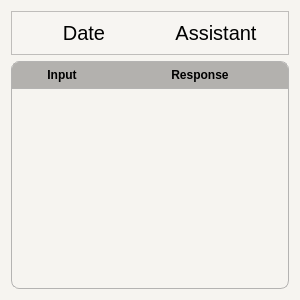
<?xml version="1.0" encoding="UTF-8"?>
<ui version="4.0">
 <class>HistoryItem</class>
 <widget class="QWidget" name="HistoryItem">
  <property name="geometry">
   <rect>
    <x>0</x>
    <y>0</y>
    <width>300</width>
    <height>300</height>
   </rect>
  </property>
  <property name="sizePolicy">
   <sizepolicy hsizetype="Preferred" vsizetype="Preferred">
    <horstretch>0</horstretch>
    <verstretch>0</verstretch>
   </sizepolicy>
  </property>
  <property name="windowTitle">
   <string>Conversation</string>
  </property>
  <property name="styleSheet">
   <string notr="true">background-color:rgb(246, 244, 240);
color: black;</string>
  </property>
  <layout class="QVBoxLayout" name="verticalLayout">
   <item>
    <widget class="QFrame" name="frame">
     <property name="sizePolicy">
      <sizepolicy hsizetype="Preferred" vsizetype="Preferred">
       <horstretch>0</horstretch>
       <verstretch>0</verstretch>
      </sizepolicy>
     </property>
     <property name="minimumSize">
      <size>
       <width>0</width>
       <height>40</height>
      </size>
     </property>
     <property name="maximumSize">
      <size>
       <width>16777215</width>
       <height>50</height>
      </size>
     </property>
     <property name="styleSheet">
      <string notr="true">background-color: rgb(247, 245, 242);</string>
     </property>
     <property name="frameShape">
      <enum>QFrame::Shape::StyledPanel</enum>
     </property>
     <property name="frameShadow">
      <enum>QFrame::Shadow::Raised</enum>
     </property>
     <layout class="QHBoxLayout" name="horizontalLayout">
      <item alignment="Qt::AlignmentFlag::AlignVCenter">
       <widget class="QLabel" name="DateLabel">
        <property name="sizePolicy">
         <sizepolicy hsizetype="Preferred" vsizetype="Expanding">
          <horstretch>0</horstretch>
          <verstretch>0</verstretch>
         </sizepolicy>
        </property>
        <property name="minimumSize">
         <size>
          <width>0</width>
          <height>14</height>
         </size>
        </property>
        <property name="font">
         <font>
          <pointsize>15</pointsize>
         </font>
        </property>
        <property name="text">
         <string>Date</string>
        </property>
        <property name="alignment">
         <set>Qt::AlignmentFlag::AlignCenter</set>
        </property>
       </widget>
      </item>
      <item alignment="Qt::AlignmentFlag::AlignVCenter">
       <widget class="QLabel" name="AssistantLabel">
        <property name="sizePolicy">
         <sizepolicy hsizetype="Preferred" vsizetype="Expanding">
          <horstretch>0</horstretch>
          <verstretch>0</verstretch>
         </sizepolicy>
        </property>
        <property name="minimumSize">
         <size>
          <width>0</width>
          <height>0</height>
         </size>
        </property>
        <property name="font">
         <font>
          <pointsize>15</pointsize>
         </font>
        </property>
        <property name="text">
         <string>Assistant</string>
        </property>
        <property name="alignment">
         <set>Qt::AlignmentFlag::AlignCenter</set>
        </property>
       </widget>
      </item>
     </layout>
    </widget>
   </item>
   <item>
    <widget class="QTableWidget" name="Messages">
     <property name="styleSheet">
      <string notr="true">QTableWidget {
	border: 1px solid rgb(180, 179, 178);
	border-radius: 8px;
}

QHeaderView {
	background-color: rgb(179, 177, 174);
    font-weight: bold;
    border: none;
	border-top-left-radius: 8px;
	border-top-right-radius: 8px;
}

QHeaderView::section:horizontal {
	background-color: rgb(179, 177, 174);
    border: none;
	padding: 4px;
	border-bottom: 1px solid rgb(180, 179, 178);
	border-radius: 0;
}

QHeaderView::section:horizontal:first {
    border-top-left-radius: 8px;
}

QHeaderView::section:horizontal:last {
    border-top-right-radius: 8px;
}</string>
     </property>
     <property name="editTriggers">
      <set>QAbstractItemView::EditTrigger::NoEditTriggers</set>
     </property>
     <property name="selectionMode">
      <enum>QAbstractItemView::SelectionMode::SingleSelection</enum>
     </property>
     <attribute name="horizontalHeaderCascadingSectionResizes">
      <bool>false</bool>
     </attribute>
     <attribute name="horizontalHeaderStretchLastSection">
      <bool>true</bool>
     </attribute>
     <attribute name="verticalHeaderVisible">
      <bool>false</bool>
     </attribute>
     <column>
      <property name="text">
       <string>Input</string>
      </property>
     </column>
     <column>
      <property name="text">
       <string>Response</string>
      </property>
     </column>
    </widget>
   </item>
  </layout>
 </widget>
 <resources/>
 <connections/>
</ui>
